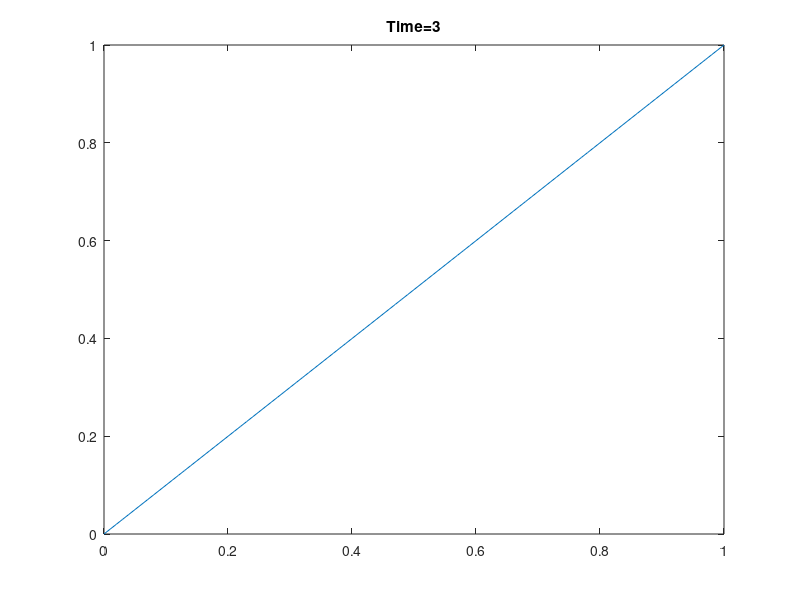

This figure's MATLAB source:
% gradient descent with momentum (heat equation)
clc;
clear;

% initialize
k = 0.01;
h = 0.01;
T = 3;
gamma = 5;

TimeSteps = round(T/h);
XSpan = transpose([0:k:1]);
N = length(XSpan)-1;

u1 = XSpan
u2 = sin(5*pi/2*XSpan)
L = (-2*diag(ones(N-1,1)) + diag(ones(N-2,1),-1) + diag(ones(N-2,1),1));

b = zeros(N-1,1); % scalar value
b(end) = h/(gamma*k^2);

p = u1
q = u2
handle = plot(XSpan, q);

for i = 1:TimeSteps
  p(2:end-1) = inv((1+gamma*h)*diag(ones(N-1,1)) - (h/k)^2*L)*(p(2:end-1)+h/k^2*L*(q(2:end-1)+b))
  q(2:end-1) = inv((1+gamma*h)*diag(ones(N-1,1)) - (h/k)^2*L)*(h*p(2:end-1)+(1+gamma*h)*(q(2:end-1)+b))
  
  set(handle, 'ydata', q);
  title(['Time=',num2str(i*h)]);
  drawnow();
end
